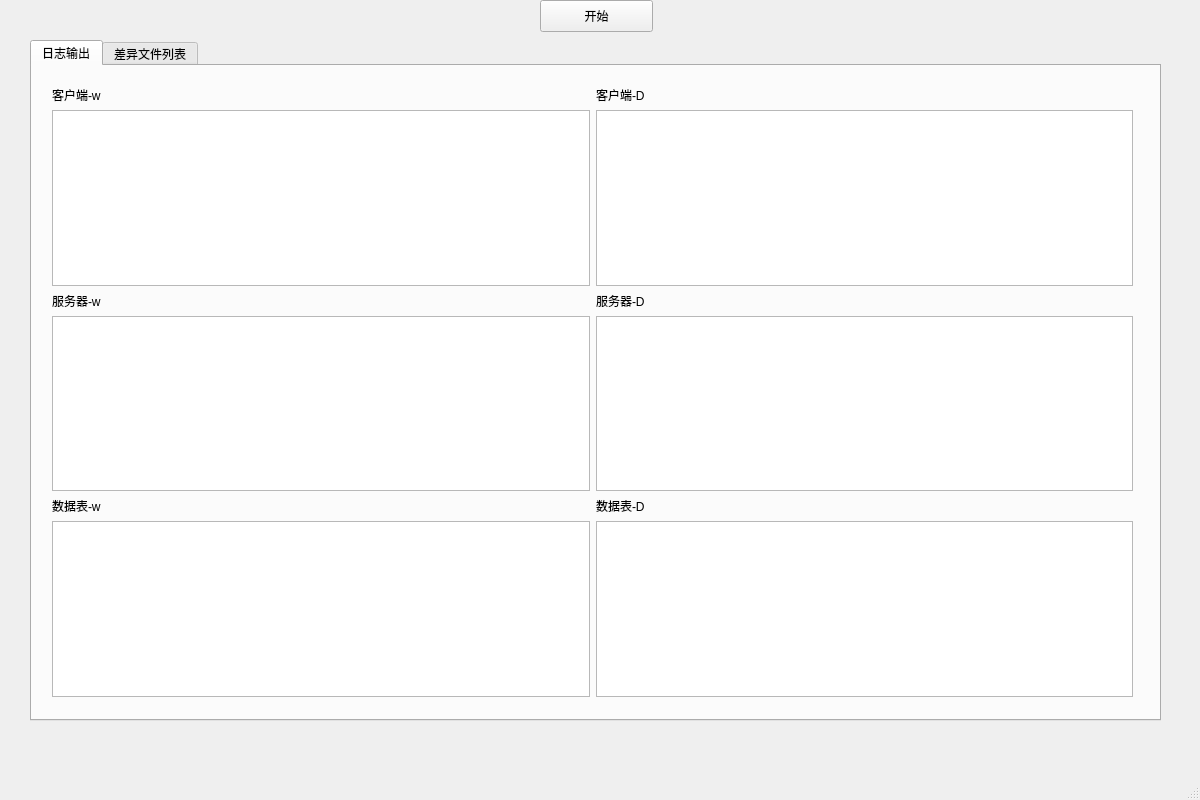
<?xml version="1.0" encoding="UTF-8"?>
<ui version="4.0">
 <class>MainWindow</class>
 <widget class="QMainWindow" name="MainWindow">
  <property name="geometry">
   <rect>
    <x>0</x>
    <y>0</y>
    <width>1200</width>
    <height>800</height>
   </rect>
  </property>
  <property name="windowTitle">
   <string>MainWindow</string>
  </property>
  <widget class="QWidget" name="centralwidget">
   <widget class="QPushButton" name="startPushButton">
    <property name="geometry">
     <rect>
      <x>540</x>
      <y>0</y>
      <width>113</width>
      <height>32</height>
     </rect>
    </property>
    <property name="text">
     <string>开始</string>
    </property>
   </widget>
   <widget class="QTabWidget" name="tabWidget">
    <property name="geometry">
     <rect>
      <x>30</x>
      <y>40</y>
      <width>1131</width>
      <height>681</height>
     </rect>
    </property>
    <property name="currentIndex">
     <number>0</number>
    </property>
    <widget class="QWidget" name="tab">
     <attribute name="title">
      <string>日志输出</string>
     </attribute>
     <widget class="QWidget" name="layoutWidget">
      <property name="geometry">
       <rect>
        <x>20</x>
        <y>20</y>
        <width>1081</width>
        <height>611</height>
       </rect>
      </property>
      <layout class="QVBoxLayout" name="verticalLayout_7">
       <item>
        <layout class="QHBoxLayout" name="horizontalLayout_7">
         <item>
          <layout class="QVBoxLayout" name="verticalLayout">
           <item>
            <widget class="QLabel" name="label">
             <property name="text">
              <string>客户端-w</string>
             </property>
            </widget>
           </item>
           <item>
            <layout class="QHBoxLayout" name="horizontalLayout"/>
           </item>
           <item>
            <widget class="QTextEdit" name="clientwTextEdit"/>
           </item>
          </layout>
         </item>
         <item>
          <layout class="QVBoxLayout" name="verticalLayout_2">
           <item>
            <widget class="QLabel" name="label_2">
             <property name="text">
              <string>客户端-D</string>
             </property>
            </widget>
           </item>
           <item>
            <layout class="QHBoxLayout" name="horizontalLayout_2"/>
           </item>
           <item>
            <widget class="QTextEdit" name="clientdTextEdit"/>
           </item>
          </layout>
         </item>
        </layout>
       </item>
       <item>
        <layout class="QHBoxLayout" name="horizontalLayout_8">
         <item>
          <layout class="QVBoxLayout" name="verticalLayout_3">
           <item>
            <widget class="QLabel" name="label_3">
             <property name="text">
              <string>服务器-w</string>
             </property>
            </widget>
           </item>
           <item>
            <layout class="QHBoxLayout" name="horizontalLayout_3"/>
           </item>
           <item>
            <widget class="QTextEdit" name="serverwTextEdit"/>
           </item>
          </layout>
         </item>
         <item>
          <layout class="QVBoxLayout" name="verticalLayout_4">
           <item>
            <widget class="QLabel" name="label_4">
             <property name="text">
              <string>服务器-D</string>
             </property>
            </widget>
           </item>
           <item>
            <layout class="QHBoxLayout" name="horizontalLayout_4"/>
           </item>
           <item>
            <widget class="QTextEdit" name="serverdTextEdit"/>
           </item>
          </layout>
         </item>
        </layout>
       </item>
       <item>
        <layout class="QHBoxLayout" name="horizontalLayout_9">
         <item>
          <layout class="QVBoxLayout" name="verticalLayout_5">
           <item>
            <widget class="QLabel" name="label_5">
             <property name="text">
              <string>数据表-w</string>
             </property>
            </widget>
           </item>
           <item>
            <layout class="QHBoxLayout" name="horizontalLayout_5"/>
           </item>
           <item>
            <widget class="QTextEdit" name="tablewTextEdit"/>
           </item>
          </layout>
         </item>
         <item>
          <layout class="QVBoxLayout" name="verticalLayout_6">
           <item>
            <widget class="QLabel" name="label_6">
             <property name="text">
              <string>数据表-D</string>
             </property>
            </widget>
           </item>
           <item>
            <layout class="QHBoxLayout" name="horizontalLayout_6"/>
           </item>
           <item>
            <widget class="QTextEdit" name="tabledTextEdit"/>
           </item>
          </layout>
         </item>
        </layout>
       </item>
      </layout>
     </widget>
    </widget>
    <widget class="QWidget" name="tab_2">
     <attribute name="title">
      <string>差异文件列表</string>
     </attribute>
     <widget class="QWidget" name="layoutWidget">
      <property name="geometry">
       <rect>
        <x>50</x>
        <y>30</y>
        <width>1031</width>
        <height>581</height>
       </rect>
      </property>
      <layout class="QVBoxLayout" name="verticalLayout_11">
       <item>
        <layout class="QVBoxLayout" name="verticalLayout_8">
         <item>
          <widget class="QLabel" name="label_7">
           <property name="text">
            <string>客户端差异列表</string>
           </property>
          </widget>
         </item>
         <item>
          <widget class="QListWidget" name="clientdiffLlistWidget"/>
         </item>
        </layout>
       </item>
       <item>
        <layout class="QVBoxLayout" name="verticalLayout_9">
         <item>
          <widget class="QLabel" name="label_8">
           <property name="text">
            <string>服务器差异列表</string>
           </property>
          </widget>
         </item>
         <item>
          <widget class="QListWidget" name="serverdiffListWidget"/>
         </item>
        </layout>
       </item>
       <item>
        <layout class="QVBoxLayout" name="verticalLayout_10">
         <item>
          <widget class="QLabel" name="label_9">
           <property name="text">
            <string>模板表差异列表</string>
           </property>
          </widget>
         </item>
         <item>
          <widget class="QListWidget" name="tableListWidget"/>
         </item>
        </layout>
       </item>
      </layout>
     </widget>
    </widget>
   </widget>
  </widget>
  <widget class="QMenuBar" name="menubar">
   <property name="geometry">
    <rect>
     <x>0</x>
     <y>0</y>
     <width>1200</width>
     <height>22</height>
    </rect>
   </property>
  </widget>
  <widget class="QStatusBar" name="statusbar"/>
 </widget>
 <resources/>
 <connections/>
</ui>
